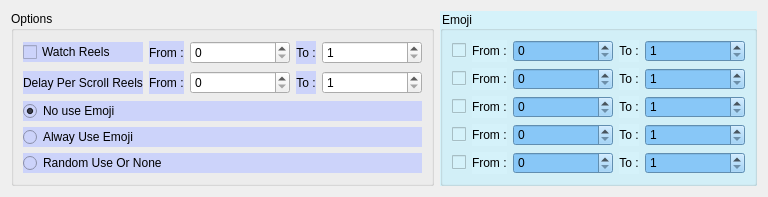
                   <widget class="QWidget" name="tab_2">
                    <attribute name="title">
                     <string>Watch Reels</string>
                    </attribute>
                    <layout class="QHBoxLayout" name="horizontalLayout_57">
                     <item>
                      <widget class="QGroupBox" name="reels_group">
                       <property name="enabled">
                        <bool>true</bool>
                       </property>
                       <property name="styleSheet">
                        <string notr="true"/>
                       </property>
                       <property name="title">
                        <string>Options</string>
                       </property>
                       <layout class="QVBoxLayout" name="verticalLayout_14">
                        <item>
                         <layout class="QHBoxLayout" name="horizontalLayout_23">
                          <item>
                           <layout class="QHBoxLayout" name="horizontalLayout_22" stretch="11,1,0,0,0">
                            <item>
                             <widget class="QCheckBox" name="watch_feeds">
                              <property name="styleSheet">
                               <string notr="true">background-color: rgb(204, 211, 250);</string>
                              </property>
                              <property name="text">
                               <string>Watch Reels</string>
                              </property>
                             </widget>
                            </item>
                            <item>
                             <widget class="QLabel" name="from_12">
                              <property name="layoutDirection">
                               <enum>Qt::LeftToRight</enum>
                              </property>
                              <property name="styleSheet">
                               <string notr="true">background-color: rgb(204, 211, 250);</string>
                              </property>
                              <property name="text">
                               <string>From :</string>
                              </property>
                             </widget>
                            </item>
                            <item>
                             <widget class="QSpinBox" name="watch_feeds_from">
                              <property name="minimumSize">
                               <size>
                                <width>100</width>
                                <height>0</height>
                               </size>
                              </property>
                             </widget>
                            </item>
                            <item>
                             <widget class="QLabel" name="to_12">
                              <property name="styleSheet">
                               <string notr="true">background-color: rgb(204, 211, 250);</string>
                              </property>
                              <property name="text">
                               <string>To :</string>
                              </property>
                              <property name="alignment">
                               <set>Qt::AlignCenter</set>
                              </property>
                             </widget>
                            </item>
                            <item>
                             <widget class="QSpinBox" name="watch_feeds_to">
                              <property name="minimumSize">
                               <size>
                                <width>100</width>
                                <height>0</height>
                               </size>
                              </property>
                              <property name="minimum">
                               <number>1</number>
                              </property>
                             </widget>
                            </item>
                           </layout>
                          </item>
                         </layout>
                        </item>
                        <item>
                         <layout class="QHBoxLayout" name="horizontalLayout_24" stretch="1,0,0,0,0">
                          <item>
                           <widget class="QLabel" name="label_3">
                            <property name="styleSheet">
                             <string notr="true">background-color: rgb(204, 211, 250);</string>
                            </property>
                            <property name="text">
                             <string>Delay Per Scroll Reels</string>
                            </property>
                           </widget>
                          </item>
                          <item>
                           <widget class="QLabel" name="from_14">
                            <property name="styleSheet">
                             <string notr="true">background-color: rgb(204, 211, 250);</string>
                            </property>
                            <property name="text">
                             <string>From :</string>
                            </property>
                           </widget>
                          </item>
                          <item>
                           <widget class="QSpinBox" name="delay_watch_feeds_from">
                            <property name="minimumSize">
                             <size>
                              <width>100</width>
                              <height>0</height>
                             </size>
                            </property>
                           </widget>
                          </item>
                          <item>
                           <widget class="QLabel" name="to_14">
                            <property name="styleSheet">
                             <string notr="true">background-color: rgb(204, 211, 250);</string>
                            </property>
                            <property name="text">
                             <string>To :</string>
                            </property>
                            <property name="alignment">
                             <set>Qt::AlignCenter</set>
                            </property>
                           </widget>
                          </item>
                          <item>
                           <widget class="QSpinBox" name="delay_watch_feeds_to">
                            <property name="minimumSize">
                             <size>
                              <width>100</width>
                              <height>0</height>
                             </size>
                            </property>
                            <property name="minimum">
                             <number>1</number>
                            </property>
                           </widget>
                          </item>
                         </layout>
                        </item>
                        <item>
                         <layout class="QVBoxLayout" name="verticalLayout_23">
                          <item>
                           <widget class="QRadioButton" name="feeds_no_emoji">
                            <property name="styleSheet">
                             <string notr="true">background-color: rgb(204, 211, 250);</string>
                            </property>
                            <property name="text">
                             <string>No use Emoji</string>
                            </property>
                            <property name="checked">
                             <bool>true</bool>
                            </property>
                           </widget>
                          </item>
                          <item>
                           <widget class="QRadioButton" name="feeds_alway_emoji">
                            <property name="styleSheet">
                             <string notr="true">background-color: rgb(204, 211, 250);</string>
                            </property>
                            <property name="text">
                             <string>Alway Use Emoji</string>
                            </property>
                           </widget>
                          </item>
                          <item>
                           <widget class="QRadioButton" name="feeds_random_emoji">
                            <property name="styleSheet">
                             <string notr="true">background-color: rgb(204, 211, 250);</string>
                            </property>
                            <property name="text">
                             <string>Random Use Or None</string>
                            </property>
                           </widget>
                          </item>
                         </layout>
                        </item>
                       </layout>
                      </widget>
                     </item>
                     <item>
                      <widget class="QGroupBox" name="react_group_2">
                       <property name="styleSheet">
                        <string notr="true">background-color: rgb(213, 242, 250);</string>
                       </property>
                       <property name="title">
                        <string>Emoji</string>
                       </property>
                       <layout class="QVBoxLayout" name="verticalLayout_13">
                        <item>
                         <layout class="QHBoxLayout" name="horizontalLayout_30">
                          <item>
                           <widget class="QCheckBox" name="feeds_like">
                            <property name="styleSheet">
                             <string notr="true"/>
                            </property>
                            <property name="text">
                             <string/>
                            </property>
                            <property name="icon">
                             <iconset resource="../ui/resources.qrc">
                              <normaloff>:/icons/images/like_emoji.png</normaloff>:/icons/images/like_emoji.png</iconset>
                            </property>
                            <property name="iconSize">
                             <size>
                              <width>30</width>
                              <height>30</height>
                             </size>
                            </property>
                            <property name="checked">
                             <bool>false</bool>
                            </property>
                           </widget>
                          </item>
                          <item>
                           <widget class="QLabel" name="from_label_2">
                            <property name="styleSheet">
                             <string notr="true"/>
                            </property>
                            <property name="text">
                             <string>From :</string>
                            </property>
                           </widget>
                          </item>
                          <item>
                           <widget class="QSpinBox" name="feeds_like_from">
                            <property name="minimumSize">
                             <size>
                              <width>100</width>
                              <height>0</height>
                             </size>
                            </property>
                            <property name="styleSheet">
                             <string notr="true">
background-color: rgb(136, 199, 247);</string>
                            </property>
                           </widget>
                          </item>
                          <item>
                           <widget class="QLabel" name="to_label_2">
                            <property name="styleSheet">
                             <string notr="true"/>
                            </property>
                            <property name="text">
                             <string>To :</string>
                            </property>
                            <property name="alignment">
                             <set>Qt::AlignCenter</set>
                            </property>
                           </widget>
                          </item>
                          <item>
                           <widget class="QSpinBox" name="feeds_like_to">
                            <property name="minimumSize">
                             <size>
                              <width>100</width>
                              <height>0</height>
                             </size>
                            </property>
                            <property name="styleSheet">
                             <string notr="true">background-color: rgb(136, 199, 247);</string>
                            </property>
                            <property name="minimum">
                             <number>1</number>
                            </property>
                           </widget>
                          </item>
                         </layout>
                        </item>
                        <item>
                         <layout class="QHBoxLayout" name="horizontalLayout_34">
                          <item>
                           <widget class="QCheckBox" name="feeds_love">
                            <property name="styleSheet">
                             <string notr="true"/>
                            </property>
                            <property name="text">
                             <string/>
                            </property>
                            <property name="icon">
                             <iconset resource="../ui/resources.qrc">
                              <normaloff>:/icons/images/love_emoji.png</normaloff>:/icons/images/love_emoji.png</iconset>
                            </property>
                            <property name="iconSize">
                             <size>
                              <width>30</width>
                              <height>30</height>
                             </size>
                            </property>
                            <property name="checked">
                             <bool>false</bool>
                            </property>
                           </widget>
                          </item>
                          <item>
                           <widget class="QLabel" name="from_4">
                            <property name="styleSheet">
                             <string notr="true"/>
                            </property>
                            <property name="text">
                             <string>From :</string>
                            </property>
                           </widget>
                          </item>
                          <item>
                           <widget class="QSpinBox" name="feeds_love_from">
                            <property name="minimumSize">
                             <size>
                              <width>100</width>
                              <height>0</height>
                             </size>
                            </property>
                            <property name="styleSheet">
                             <string notr="true">background-color: rgb(136, 199, 247);</string>
                            </property>
                           </widget>
                          </item>
                          <item>
                           <widget class="QLabel" name="to_4">
                            <property name="styleSheet">
                             <string notr="true"/>
                            </property>
                            <property name="text">
                             <string>To :</string>
                            </property>
                            <property name="alignment">
                             <set>Qt::AlignCenter</set>
                            </property>
                           </widget>
                          </item>
                          <item>
                           <widget class="QSpinBox" name="feeds_love_to">
                            <property name="minimumSize">
                             <size>
                              <width>100</width>
                              <height>0</height>
                             </size>
                            </property>
                            <property name="styleSheet">
                             <string notr="true">background-color: rgb(136, 199, 247);</string>
                            </property>
                            <property name="minimum">
                             <number>1</number>
                            </property>
                           </widget>
                          </item>
                         </layout>
                        </item>
                        <item>
                         <layout class="QHBoxLayout" name="horizontalLayout_46">
                          <item>
                           <widget class="QCheckBox" name="feeds_haha">
                            <property name="styleSheet">
                             <string notr="true"/>
                            </property>
                            <property name="text">
                             <string/>
                            </property>
                            <property name="icon">
                             <iconset resource="../ui/resources.qrc">
                              <normaloff>:/icons/images/haha_emoji.png</normaloff>:/icons/images/haha_emoji.png</iconset>
                            </property>
                            <property name="iconSize">
                             <size>
                              <width>30</width>
                              <height>30</height>
                             </size>
                            </property>
                            <property name="checked">
                             <bool>false</bool>
                            </property>
                           </widget>
                          </item>
                          <item>
                           <widget class="QLabel" name="from_5">
                            <property name="styleSheet">
                             <string notr="true"/>
                            </property>
                            <property name="text">
                             <string>From :</string>
                            </property>
                           </widget>
                          </item>
                          <item>
                           <widget class="QSpinBox" name="feeds_haha_from">
                            <property name="minimumSize">
                             <size>
                              <width>100</width>
                              <height>0</height>
                             </size>
                            </property>
                            <property name="styleSheet">
                             <string notr="true">background-color: rgb(136, 199, 247);</string>
                            </property>
                           </widget>
                          </item>
                          <item>
                           <widget class="QLabel" name="to_5">
                            <property name="styleSheet">
                             <string notr="true"/>
                            </property>
                            <property name="text">
                             <string>To :</string>
                            </property>
                            <property name="alignment">
                             <set>Qt::AlignCenter</set>
                            </property>
                           </widget>
                          </item>
                          <item>
                           <widget class="QSpinBox" name="feeds_haha_to">
                            <property name="minimumSize">
                             <size>
                              <width>100</width>
                              <height>0</height>
                             </size>
                            </property>
                            <property name="styleSheet">
                             <string notr="true">background-color: rgb(136, 199, 247);</string>
                            </property>
                            <property name="minimum">
                             <number>1</number>
                            </property>
                           </widget>
                          </item>
                         </layout>
                        </item>
                        <item>
                         <layout class="QHBoxLayout" name="horizontalLayout_47">
                          <item>
                           <widget class="QCheckBox" name="feeds_cry">
                            <property name="styleSheet">
                             <string notr="true"/>
                            </property>
                            <property name="text">
                             <string/>
                            </property>
                            <property name="icon">
                             <iconset resource="../ui/resources.qrc">
                              <normaloff>:/icons/images/cry_emoji.png</normaloff>:/icons/images/cry_emoji.png</iconset>
                            </property>
                            <property name="iconSize">
                             <size>
                              <width>30</width>
                              <height>30</height>
                             </size>
                            </property>
                            <property name="checked">
                             <bool>false</bool>
                            </property>
                           </widget>
                          </item>
                          <item>
                           <widget class="QLabel" name="from_8">
                            <property name="styleSheet">
                             <string notr="true"/>
                            </property>
                            <property name="text">
                             <string>From :</string>
                            </property>
                           </widget>
                          </item>
                          <item>
                           <widget class="QSpinBox" name="feeds_cry_from">
                            <property name="minimumSize">
                             <size>
                              <width>100</width>
                              <height>0</height>
                             </size>
                            </property>
                            <property name="styleSheet">
                             <string notr="true">background-color: rgb(136, 199, 247);</string>
                            </property>
                           </widget>
                          </item>
                          <item>
                           <widget class="QLabel" name="to_8">
                            <property name="styleSheet">
                             <string notr="true"/>
                            </property>
                            <property name="text">
                             <string>To :</string>
                            </property>
                            <property name="alignment">
                             <set>Qt::AlignCenter</set>
                            </property>
                           </widget>
                          </item>
                          <item>
                           <widget class="QSpinBox" name="feeds_cry_to">
                            <property name="minimumSize">
                             <size>
                              <width>100</width>
                              <height>0</height>
                             </size>
                            </property>
                            <property name="styleSheet">
                             <string notr="true">background-color: rgb(136, 199, 247);</string>
                            </property>
                            <property name="minimum">
                             <number>1</number>
                            </property>
                           </widget>
                          </item>
                         </layout>
                        </item>
                        <item>
                         <layout class="QHBoxLayout" name="horizontalLayout_48">
                          <item>
                           <widget class="QCheckBox" name="feeds_angry">
                            <property name="styleSheet">
                             <string notr="true"/>
                            </property>
                            <property name="text">
                             <string/>
                            </property>
                            <property name="icon">
                             <iconset resource="../ui/resources.qrc">
                              <normaloff>:/icons/images/angry_emoji.png</normaloff>:/icons/images/angry_emoji.png</iconset>
                            </property>
                            <property name="iconSize">
                             <size>
                              <width>30</width>
                              <height>30</height>
                             </size>
                            </property>
                            <property name="checked">
                             <bool>false</bool>
                            </property>
                           </widget>
                          </item>
                          <item>
                           <widget class="QLabel" name="from_9">
                            <property name="styleSheet">
                             <string notr="true"/>
                            </property>
                            <property name="text">
                             <string>From :</string>
                            </property>
                           </widget>
                          </item>
                          <item>
                           <widget class="QSpinBox" name="feeds_angry_from">
                            <property name="minimumSize">
                             <size>
                              <width>100</width>
                              <height>0</height>
                             </size>
                            </property>
                            <property name="styleSheet">
                             <string notr="true">background-color: rgb(136, 199, 247);</string>
                            </property>
                           </widget>
                          </item>
                          <item>
                           <widget class="QLabel" name="to_9">
                            <property name="styleSheet">
                             <string notr="true"/>
                            </property>
                            <property name="text">
                             <string>To :</string>
                            </property>
                            <property name="alignment">
                             <set>Qt::AlignCenter</set>
                            </property>
                           </widget>
                          </item>
                          <item>
                           <widget class="QSpinBox" name="feeds_angry_to">
                            <property name="minimumSize">
                             <size>
                              <width>100</width>
                              <height>0</height>
                             </size>
                            </property>
                            <property name="styleSheet">
                             <string notr="true">background-color: rgb(136, 199, 247);</string>
                            </property>
                            <property name="minimum">
                             <number>1</number>
                            </property>
                           </widget>
                          </item>
                         </layout>
                        </item>
                       </layout>
                      </widget>
                     </item>
                    </layout>
                   </widget>
